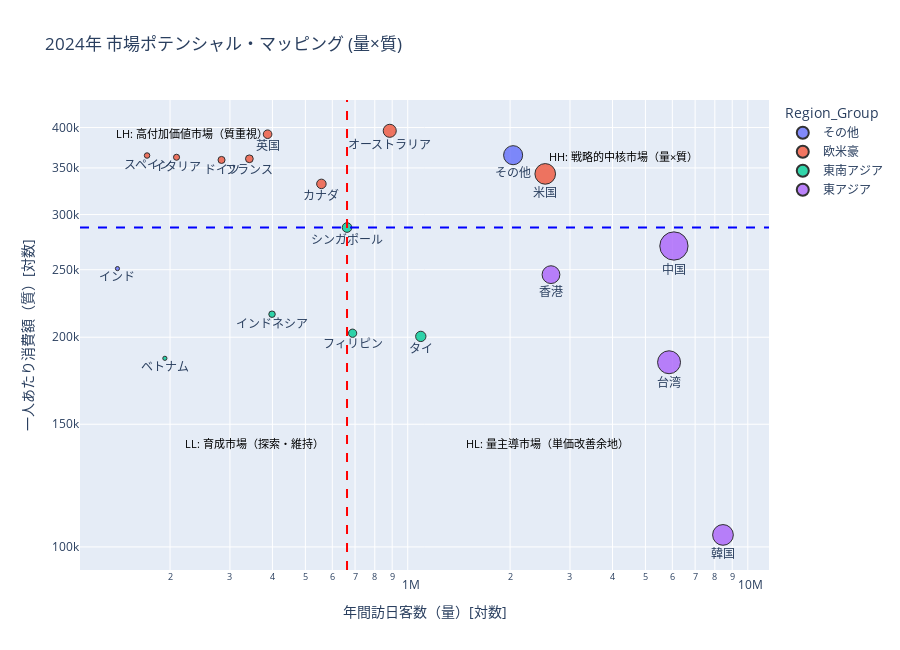

Here is the notebook cell this chart was saved with:
### Markdown cell above
### 5. 市場ポテンシャル・マッピング（4象限分析）

**「量」**（訪日客数）と **「質」**（1人あたりの消費額）を統合し、各国・地域の戦略的な位置づけを評価する。

### Code cell
# ----------------------------------------------------------------------
# 最新年のデータ抽出
# ----------------------------------------------------------------------
df_map = df_market_potential_yearly[
    (df_market_potential_yearly['year'] == LATEST_YEAR) &
    (df_market_potential_yearly['country'] != 'All Countries')
].copy()

# ----------------------------------------------------------------------
# 中央値を「対数空間」で計算 → 元スケールへ戻す
# ----------------------------------------------------------------------
df_map['log_visitors'] = np.log(df_map['Annual_Visitors'])
df_map['log_spend'] = np.log(df_map['Avg_Total_Spend'])

median_log_visitor = df_map['log_visitors'].median()
median_log_spend = df_map['log_spend'].median()

median_visitor = float(np.exp(median_log_visitor))
median_spend = float(np.exp(median_log_spend))

# ----------------------------------------------------------------------
# 市場ポテンシャル・マッピング
#   x：訪日客数（量・対数）
#   y：消費額（質・対数）
# ----------------------------------------------------------------------
fig_scatter = px.scatter(
    df_map,
    x='Annual_Visitors',           # ← 量をx軸
    y='Avg_Total_Spend',           # ← 質をy軸
    size='Market_Potential_Total',
    text='country',
    hover_name='country',
    color='Region_Group',
    log_x=True,
    log_y=True,
    title=f'{LATEST_YEAR}年 市場ポテンシャル・マッピング (量×質)',
    labels={
        'Annual_Visitors': '年間訪日客数（量）[対数]',
        'Avg_Total_Spend': '一人あたり消費額（質）[対数]',
        'Market_Potential_Total': '総市場ポテンシャル（円）'
    }
)

# ----------------------------------------------------------------------
# 4象限ライン（対数中央値を元スケールで描画）
# ----------------------------------------------------------------------
fig_scatter.add_vline(
    x=median_visitor,
    line_dash="dash",
    line_color="red",
    annotation_text=f"訪日客数（対数中央値） ({median_visitor:,.0f}人)",
    annotation_position="top"
)

fig_scatter.add_hline(
    y=median_spend,
    line_dash="dash",
    line_color="blue",
    annotation_text=f"消費額（対数中央値） ({median_spend:,.0f}円)"
)

# ----------------------------------------------------------------------
# 象限ラベル（相対位置で配置）
# ----------------------------------------------------------------------

# HH:(右上)
fig_scatter.add_annotation(
    xref='paper', yref='paper', # 参照をpaperモードに設定
    x=0.90, y=0.90,             # グラフの(75%, 75%)の位置 (右上象限)
    text="HH: 戦略的中核市場（量×質）",
    showarrow=False, 
    font=dict(size=11, color="black"),
    xshift=0, yshift=0
)

# HL:(右下)
fig_scatter.add_annotation(
    xref='paper', yref='paper',
    x=0.80, y=0.25,             # グラフの(75%, 25%)の位置 (右下象限)
    text="HL: 量主導市場（単価改善余地）",
    showarrow=False, 
    font=dict(size=11, color="black"),
    xshift=0, yshift=0
)

# LH:(左上)
fig_scatter.add_annotation(
    xref='paper', yref='paper',
    x=0.05, y=0.95,             # グラフの(25%, 75%)の位置 (左上象限)
    text="LH: 高付加価値市場（質重視）",
    showarrow=False, 
    font=dict(size=11, color="black"),
    xshift=0, yshift=0
)

# LL:(左下)
fig_scatter.add_annotation(
    xref='paper', yref='paper',
    x=0.15, y=0.25,             # グラフの(25%, 25%)の位置 (左下象限)
    text="LL: 育成市場（探索・維持）",
    showarrow=False, 
    font=dict(size=11, color="black"),
    xshift=0, yshift=0
)
# ----------------------------------------------------------------------
# 最終調整と表示
# ----------------------------------------------------------------------

fig_scatter.update_traces(
    textposition='bottom center',
    marker=dict(opacity=0.8, line=dict(width=1, color='Black'))
)
fig_scatter.update_layout(height=650)
fig_scatter.show()

### Figure 1 — Plotly figure (JSON) as saved in the notebook; plotly's stock layout.template omitted (floating-point values rounded to 4 significant figures)
{"data": [{"hovertemplate": "<b>%{hovertext}</b><br><br>Region_Group=その他<br>年間訪日客数（量）[対数]=%{x}<br>一人あたり消費額（質）[対数]=%{y}<br>総市場ポテンシャル（円）=%{marker.size}<br>country=%{text}<extra></extra>", "hovertext": ["その他", "インド"], "legendgroup": "その他", "marker": {"color": "#636efa", "line": {"color": "Black", "width": 1}, "opacity": 0.8, "size": [745200000000.0, 35150000000.0], "sizemode": "area", "sizeref": 4099000000.0, "symbol": "circle"}, "mode": "markers+text", "name": "その他", "orientation": "v", "showlegend": true, "text": ["その他", "インド"], "textposition": "bottom center", "type": "scatter", "x": [2041308, 140076], "xaxis": "x", "y": [365000.0, 250900.0], "yaxis": "y"}, {"hovertemplate": "<b>%{hovertext}</b><br><br>Region_Group=欧米豪<br>年間訪日客数（量）[対数]=%{x}<br>一人あたり消費額（質）[対数]=%{y}<br>総市場ポテンシャル（円）=%{marker.size}<br>country=%{text}<extra></extra>", "hovertext": ["イタリア", "オーストラリア", "カナダ", "スペイン", "ドイツ", "フランス", "米国", "英国"], "legendgroup": "欧米豪", "marker": {"color": "#EF553B", "line": {"color": "Black", "width": 1}, "opacity": 0.8, "size": [75770000000.0, 350300000000.0, 185000000000.0, 62420000000.0, 101800000000.0, 123400000000.0, 870600000000.0, 151500000000.0], "sizemode": "area", "sizeref": 4099000000.0, "symbol": "circle"}, "mode": "markers+text", "name": "欧米豪", "orientation": "v", "showlegend": true, "text": ["イタリア", "オーストラリア", "カナダ", "スペイン", "ドイツ", "フランス", "米国", "英国"], "textposition": "bottom center", "type": "scatter", "x": [208973, 885303, 557338, 171175, 283427, 342207, 2537002, 387205], "xaxis": "x", "y": [362600.0, 395700.0, 332000.0, 364600.0, 359300.0, 360700.0, 343200.0, 391200.0], "yaxis": "y"}, {"hovertemplate": "<b>%{hovertext}</b><br><br>Region_Group=東南アジア<br>年間訪日客数（量）[対数]=%{x}<br>一人あたり消費額（質）[対数]=%{y}<br>総市場ポテンシャル（円）=%{marker.size}<br>country=%{text}<extra></extra>", "hovertext": ["インドネシア", "シンガポール", "タイ", "フィリピン", "ベトナム"], "legendgroup": "東南アジア", "marker": {"color": "#00cc96", "line": {"color": "Black", "width": 1}, "opacity": 0.8, "size": [86090000000.0, 190500000000.0, 219100000000.0, 139500000000.0, 36020000000.0], "sizemode": "area", "sizeref": 4099000000.0, "symbol": "circle"}, "mode": "markers+text", "name": "東南アジア", "orientation": "v", "showlegend": true, "text": ["インドネシア", "シンガポール", "タイ", "フィリピン", "ベトナム"], "textposition": "bottom center", "type": "scatter", "x": [398949, 662890, 1092472, 688452, 193117], "xaxis": "x", "y": [215800.0, 287400.0, 200500.0, 202700.0, 186500.0], "yaxis": "y"}, {"hovertemplate": "<b>%{hovertext}</b><br><br>Region_Group=東アジア<br>年間訪日客数（量）[対数]=%{x}<br>一人あたり消費額（質）[対数]=%{y}<br>総市場ポテンシャル（円）=%{marker.size}<br>country=%{text}<extra></extra>", "hovertext": ["中国", "台湾", "韓国", "香港"], "legendgroup": "東アジア", "marker": {"color": "#ab63fa", "line": {"color": "Black", "width": 1}, "opacity": 0.8, "size": [1640000000000.0, 1080000000000.0, 879500000000.0, 648800000000.0], "sizemode": "area", "sizeref": 4099000000.0, "symbol": "circle"}, "mode": "markers+text", "name": "東アジア", "orientation": "v", "showlegend": true, "text": ["中国", "台湾", "韓国", "香港"], "textposition": "bottom center", "type": "scatter", "x": [6064115, 5867101, 8452682, 2637761], "xaxis": "x", "y": [270400.0, 184100.0, 104000.0, 246000.0], "yaxis": "y"}], "layout": {"annotations": [{"showarrow": false, "text": "訪日客数（対数中央値） (662,890人)", "x": 662900.0, "xanchor": "center", "xref": "x", "y": 1, "yanchor": "bottom", "yref": "y domain"}, {"showarrow": false, "text": "消費額（対数中央値） (287,392円)", "x": 1, "xanchor": "right", "xref": "x domain", "y": 287400.0, "yanchor": "bottom", "yref": "y"}, {"font": {"color": "black", "size": 11}, "showarrow": false, "text": "HH: 戦略的中核市場（量×質）", "x": 0.9, "xref": "paper", "xshift": 0, "y": 0.9, "yref": "paper", "yshift": 0}, {"font": {"color": "black", "size": 11}, "showarrow": false, "text": "HL: 量主導市場（単価改善余地）", "x": 0.8, "xref": "paper", "xshift": 0, "y": 0.25, "yref": "paper", "yshift": 0}, {"font": {"color": "black", "size": 11}, "showarrow": false, "text": "LH: 高付加価値市場（質重視）", "x": 0.05, "xref": "paper", "xshift": 0, "y": 0.95, "yref": "paper", "yshift": 0}, {"font": {"color": "black", "size": 11}, "showarrow": false, "text": "LL: 育成市場（探索・維持）", "x": 0.15, "xref": "paper", "xshift": 0, "y": 0.25, "yref": "paper", "yshift": 0}], "height": 650, "legend": {"itemsizing": "constant", "title": {"text": "Region_Group"}, "tracegroupgap": 0}, "shapes": [{"line": {"color": "red", "dash": "dash"}, "type": "line", "x0": 662900.0, "x1": 662900.0, "xref": "x", "y0": 0, "y1": 1, "yref": "y domain"}, {"line": {"color": "blue", "dash": "dash"}, "type": "line", "x0": 0, "x1": 1, "xref": "x domain", "y0": 287400.0, "y1": 287400.0, "yref": "y"}], "title": {"text": "2024年 市場ポテンシャル・マッピング (量×質)"}, "xaxis": {"anchor": "y", "domain": [0, 1], "title": {"text": "年間訪日客数（量）[対数]"}, "type": "log"}, "yaxis": {"anchor": "x", "domain": [0, 1], "title": {"text": "一人あたり消費額（質）[対数]"}, "type": "log"}}}
